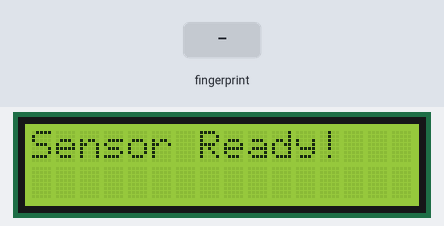
Simulated run of this sketch. Board: Arduino Uno, built with avr-gcc and run on an emulated ATmega328P. Parts: 16×2 character LCD. Inputs (shaded band) come from the test bench.

Above: at 3.2 s.
At 5.8 s:
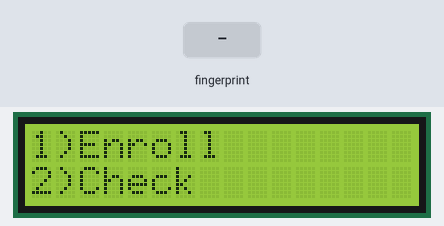
5.9 s: finger stored as number 1 placed on the sensor
At 9.8 s:
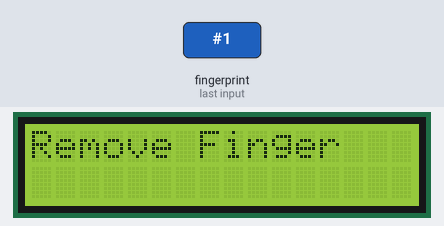
11.9 s: finger stored as number 1 placed on the sensor
At 12.4 s:
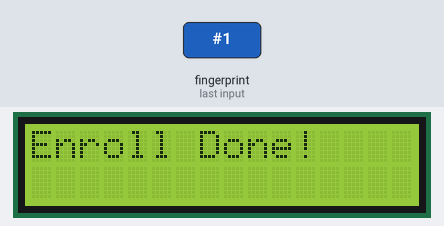
14.9 s: finger stored as number 1 placed on the sensor
At 17.8 s:
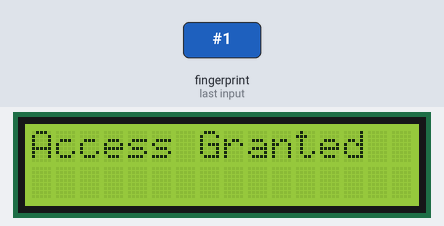
Timing chart, 0 to 19.3 s (numbered marks = the images above; inputs shaded):
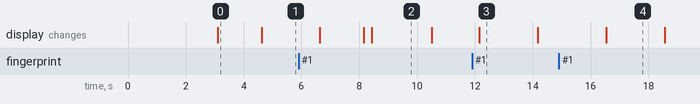

The sketch:

FingerRecognition.ino
```cpp
#include <Wire.h>
#include <LiquidCrystal_I2C.h>
#include <Adafruit_Fingerprint.h>
#include <SoftwareSerial.h>

// LCD
LiquidCrystal_I2C lcd(0x27, 16, 2);

// Fingerprint sensor
SoftwareSerial fingerSerial(2, 3);  // 2 = RX, 3 = TX
Adafruit_Fingerprint finger = Adafruit_Fingerprint(&fingerSerial);

void setup()
{
  lcd.begin(16, 2);
  lcd.backlight();

  lcd.clear();
  lcd.setCursor(0, 0);
  lcd.print("Fingerprint");
  lcd.setCursor(0, 1);
  lcd.print("System Start");
  delay(2000);

  finger.begin(57600);

  if (finger.verifyPassword()) {
    lcd.clear();
    lcd.print("Sensor Ready!");
  } else {
    lcd.clear();
    lcd.print("Sensor ERROR");
    while (1);
  }

  delay(1500);
}

void loop()
{
  lcd.clear();
  lcd.print("1)Enroll");
  lcd.setCursor(0, 1);
  lcd.print("2)Check");

  delay(2000);

  int id = 1; // البصمة اللي هنسجلها رقم 1

  lcd.clear();
  lcd.print("Enroll Finger");
  delay(1500);

  // تسجيل البصمة
  if (getFingerprintEnroll(id)) {
    lcd.clear();
    lcd.print("Enroll Done!");
  } else {
    lcd.clear();
    lcd.print("Enroll Failed");
  }

  delay(2000);

  // التحقق من البصمة
  lcd.clear();
  lcd.print("Place Finger");
  delay(2000);

  int result = getFingerprintID();

  if (result == id) {
    lcd.clear();
    lcd.print("Access Granted");
  } else {
    lcd.clear();
    lcd.print("Denied");
  }

  delay(2000);
}

// تسجيل البصمة
uint8_t getFingerprintEnroll(uint8_t id)
{
  int p = -1;
  lcd.clear();
  lcd.print("Put Finger...");
  while (p != FINGERPRINT_OK) {
    p = finger.getImage();
  }

  p = finger.image2Tz(1);
  if (p != FINGERPRINT_OK) return 0;

  lcd.clear();
  lcd.print("Remove Finger");
  delay(2000);

  p = 0;
  while (p != FINGERPRINT_NOFINGER) {
    p = finger.getImage();
  }

  lcd.clear();
  lcd.print("Place Again");
  p = -1;

  while (p != FINGERPRINT_OK) {
    p = finger.getImage();
  }

  p = finger.image2Tz(2);
  if (p != FINGERPRINT_OK) return 0;

  p = finger.createModel();
  if (p != FINGERPRINT_OK) return 0;

  p = finger.storeModel(id);
  if (p == FINGERPRINT_OK)
    return 1;
  else
    return 0;
}

// قراءة البصمة
int getFingerprintID()
{
  int p = finger.getImage();
  if (p != FINGERPRINT_OK) return -1;

  p = finger.image2Tz();
  if (p != FINGERPRINT_OK) return -1;

  p = finger.fingerFastSearch();
  if (p != FINGERPRINT_OK) return -1;

  return finger.fingerID;
}
```

Measured:
- after the input at 5.9 s, the display: first differs from a run without the input after 2.5 s (image 2)
- after the input at 11.9 s, the display: changes after 0.25 s (image 3)
- after the input at 14.9 s, the display: changes after 1.6 s (image 4)
- what the display in image 0 shows lasts 1.5 s, from 3.1 s to 4.6 s
- what the display in image 2 shows lasts 2.1 s, from 8.4 s to 10.5 s
- what the display in image 3 shows lasts 2.0 s, from 12.2 s to 14.2 s
